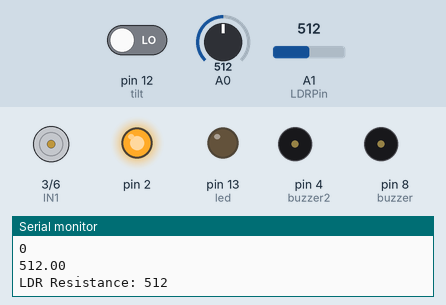
A sketch run on a simulated Arduino Uno, built with avr-gcc and run on an emulated ATmega328P. Shown: motor-driver pin pairs drawn as motors (green arrow = first pin HIGH = forward, orange = second pin HIGH = backward, longer = more drive), output pins drawn as LEDs (lit = HIGH), buzzer (waves = sounding, pin HIGH), the last lines printed to the serial monitor. The inputs (shaded band) are chosen by the test bench; at power-on: A0 = 512, A1 (LDRPin) = 512, pin 12 (tilt) LOW.

Above: at 1.3 s.
1.4 s: A0 set to 790
At 1.8 s:
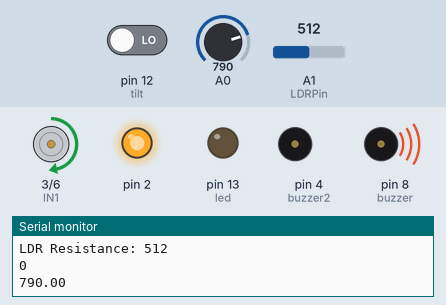
4.5 s: A1 (LDRPin) set to 411
7.2 s: A1 (LDRPin) set to 392
At 10.1 s:
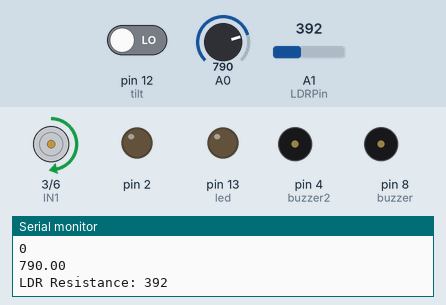
10.3 s: pin 12 (tilt) driven HIGH
At 11.6 s:
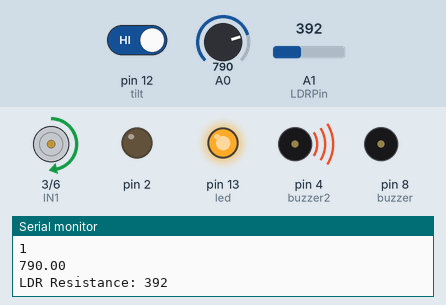
13.4 s: A0 set to 770
At 14.7 s:
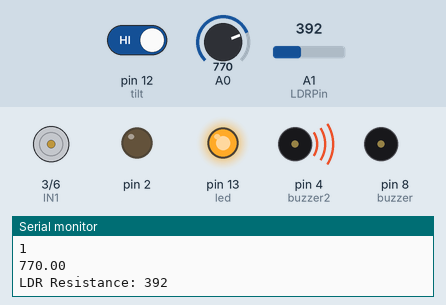
15.0 s: A1 (LDRPin) set to 410
At 16.5 s:
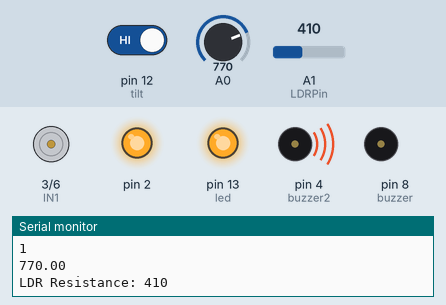
Timing chart, 0 to 18.0 s (numbered marks = the images above; inputs shaded):
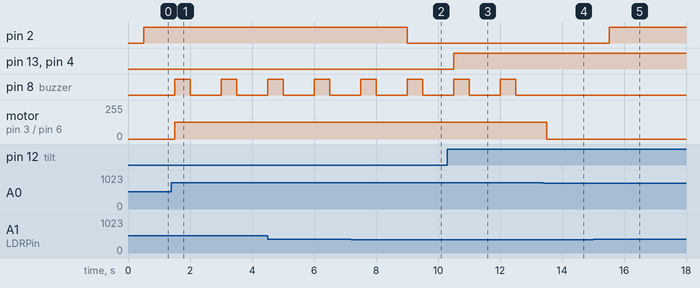

The sketch:

otherSensors.ino
```cpp
//temp
int IN1=3;
int IN2=6;
int buzzer=8;
int temp=A0;

//ldr
int LDRPin = 1;
int Vo2;

//tilt
int tilt=12;
int led=13;
int buzzer2=4;

void setup() {
  //temp
  pinMode(IN1,OUTPUT);
pinMode(IN2,OUTPUT);
pinMode(buzzer,OUTPUT);
//ldr
pinMode(2, OUTPUT);
Serial.begin(9600);
//tilt
pinMode(tilt,INPUT);
pinMode(led,OUTPUT);
pinMode(buzzer2,OUTPUT);


}
//ldr
boolean LDR(int outputPin) //LDR Function --> Light
{

  Vo2 = analogRead(LDRPin);
  Serial.print("LDR Resistance: ");
  Serial.print(Vo2);
  Serial.println(" ");

  delay(500);

   if( Vo2 > 400)
   return 1;

   else
   return 0;


}


void loop() {
  //temp
float tempval=analogRead(A0);
Serial.println(tempval);
if(tempval>800)
{
  analogWrite(IN1,255);
  analogWrite(IN2,0);
}
else if(tempval>780)
{
  analogWrite(IN1,125);
  analogWrite(IN2,0);
}
else{
  analogWrite(IN1,0);
  analogWrite(IN2,0);
}
if(tempval>=780){
  digitalWrite(buzzer,HIGH);
  delay(500);
  digitalWrite(buzzer,LOW);
  delay(500);

}
else{
  digitalWrite(buzzer,LOW);
}


  // ldr
  digitalWrite(2,LDR(2));
//tilt
int reading= digitalRead(tilt);
Serial.println(reading);
if(reading==1)
{
  digitalWrite(led,HIGH);
  digitalWrite(buzzer2,HIGH);

}
else
{
  digitalWrite(led,LOW);
  digitalWrite(buzzer2,LOW);
}

}
```

Measured:
- the behaviour switches between 401 and 400 on A1 (LDRPin) (found by bisection; images 1 and 2)
- after the input at 1.4 s, pin 8 (buzzer): alternates HIGH for 0.50 s and LOW for 1.0 s, starting after 0.10 s; motor on pin 3 (IN1) / pin 6 (IN2): stopped → forward 125/255 after 0.10 s
- after the input at 7.2 s, pin 2: HIGH → LOW after 1.8 s
- after the input at 10.3 s, pin 13 (led), pin 4 (buzzer2): LOW → HIGH after 0.21 s
- after the input at 13.4 s, pin 8 (buzzer): stays LOW (without the input it goes to HIGH after 0.11 s); motor on pin 3 (IN1) / pin 6 (IN2): forward 125/255 → stopped after 0.11 s
- after the input at 15.0 s, pin 2: LOW → HIGH after 0.52 s
